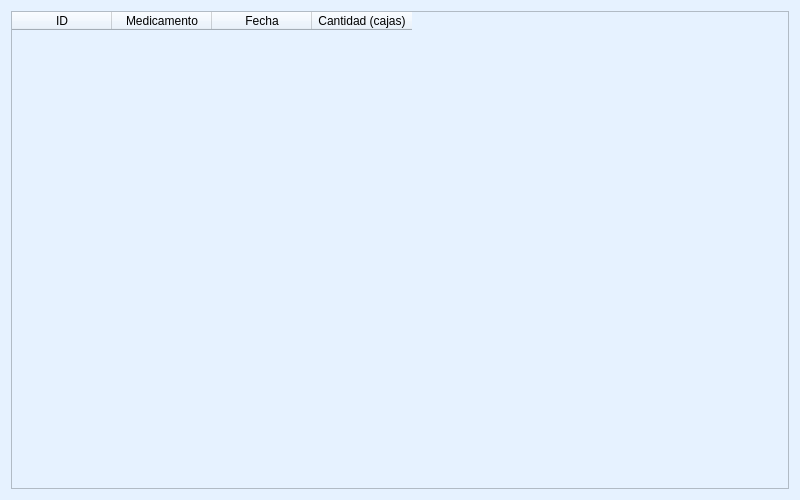
<?xml version="1.0" encoding="UTF-8"?>
<ui version="4.0">
 <class>SalidasRegistradas</class>
 <widget class="QWidget" name="SalidasRegistradas">
  <property name="geometry">
   <rect>
    <x>0</x>
    <y>0</y>
    <width>800</width>
    <height>500</height>
   </rect>
  </property>
  <property name="sizePolicy">
   <sizepolicy hsizetype="Expanding" vsizetype="Expanding">
    <horstretch>0</horstretch>
    <verstretch>0</verstretch>
   </sizepolicy>
  </property>
  <property name="minimumSize">
   <size>
    <width>800</width>
    <height>500</height>
   </size>
  </property>
  <property name="windowTitle">
   <string>Salidas Registradas</string>
  </property>
  <property name="styleSheet">
   <string notr="true">background-color: #e6f2ff;</string>
  </property>
  <layout class="QVBoxLayout" name="verticalLayout">
   <item>
    <widget class="QTableWidget" name="tabla_salidas">
     <property name="columnCount">
      <number>4</number>
     </property>
     <column>
      <property name="text">
       <string>ID</string>
      </property>
     </column>
     <column>
      <property name="text">
       <string>Medicamento</string>
      </property>
     </column>
     <column>
      <property name="text">
       <string>Fecha</string>
      </property>
     </column>
     <column>
      <property name="text">
       <string>Cantidad (cajas)</string>
      </property>
     </column>
    </widget>
   </item>
  </layout>
 </widget>
 <resources/>
 <connections/>
</ui>
